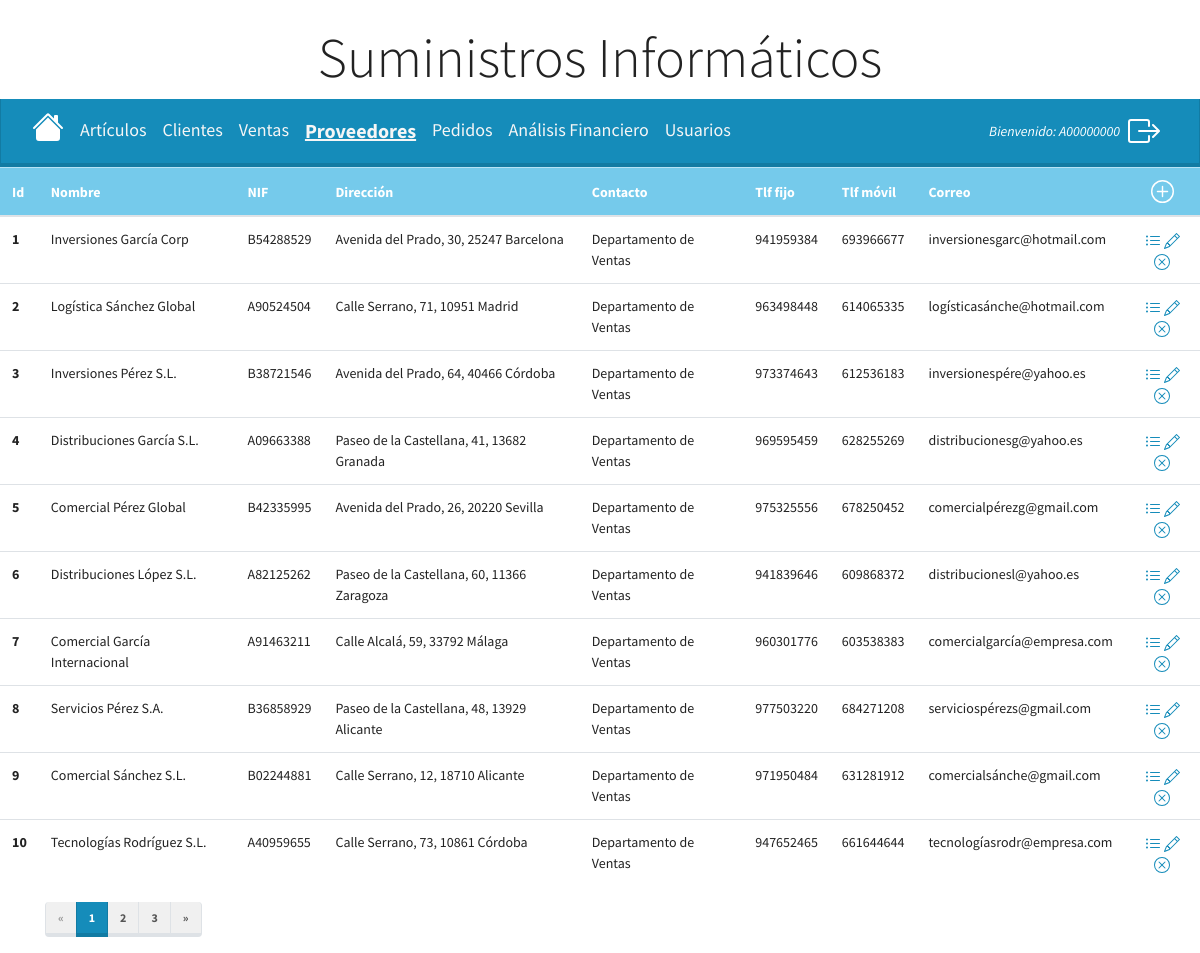
The app's page /protected_admin/proveedores (signed in) with its own data.
### models.py (models this page shows, shortened)
class User(db.Base, UserMixin):
    __tablename__ = 'usuario'
    __table_args__ = {'sqlite_autoincrement': True}
    id = Column(Integer, primary_key=True)  # establecemos el id como Primary Key
    username = Column(String(10), unique=True, nullable=False)
    password = Column(String(128), nullable=False)
    type_user = Column(Boolean, default=False) #False = cliente / True = administrador

class Proveedor(db.Base):
    __tablename__ = 'proveedor'
    __table_args__ = {'sqlite_autoincrement': True}
    id_proveedor = Column(Integer, primary_key=True) #establecemos el id como Primary Key
    nombre = Column(String(128))
    nif = Column(String(16), unique=True) # Sólo puede haber un proveedor con el mismo NIF
    direccion = Column(String(128))
    contacto = Column(String(64))
    tlf_fijo = Column(String(32))
    tlf_movil = Column(String(32))
    correo = Column(String(64))
    rel_proveedor_articulo = relationship('Articulo', backref='rel_articulo_proveedor')
    rel_pedido = relationship('Pedido', backref='rel_proveedor')

### main.py (the view)
@app.route('/protected_admin/proveedores', methods=['GET'], defaults={'page':1, 'per_page':15})
@app.route('/protected_admin/proveedores?page=<int:page>?per_page=<int:per_page>')
@login_required
@admin_required # Vista protegida que solo se puede acceder con autenticación de administrador
def proveedor(page, per_page):
    lista_proveedores = db.session.query(Proveedor).all() # extraemos todos los proveedores de la base de datos
    total = len(lista_proveedores)
    page, per_page, offset = get_page_args() # método para extraer los parámetros de paginación de una URL
    pagination_items = lista_proveedores[offset:offset+per_page]
    pagination = Pagination(page=page, total=total, per_page=per_page)
    return render_template('proveedores.html', lista_proveedores=pagination_items,
                           pagination=pagination)

### functions.py (called while the page is built)
def admin_required(f): # recibe como parámetro una función 'f' que será la función a proteger
    @wraps(f)
    def decorated_function(*args, **kwargs): # verificamos si el usuario está autentificado
        if not current_user.is_authenticated or not current_user.type_user:
            flash('Acceso denegado. Solo los administradores pueden acceder a la ruta introducida.',
                  'danger')
            return redirect(url_for('protected'))
        return f(*args, **kwargs) # si el usuario está logueado y es administrador ejecuta la función 'f'
    return decorated_function

### main.py (called while the page is built)
@login_manager.user_loader
def load_user(user_id):
    return db.session.get(User, user_id)

### templates/proveedores.html (shortened to what this page needs)
<!DOCTYPE html>
<html lang="en">
<head>
    <link rel="stylesheet" href="{{ url_for('static', filename='main.css')}}">
    <link rel="stylesheet" href="https://cdn.jsdelivr.net/npm/bootswatch@4.5.2/dist/lumen/bootstrap.min.css"
>
</head>
<body>
    <h1 class="display-4 text-center mt-4">Suministros Informáticos</h1>
    <nav class="navbar navbar-expand-lg bg-primary" data-bs-theme="dark">
        <div class="container-fluid">
            <a href="/protected_admin" title="Inicio">
            </a>
            <div class="collapse navbar-collapse" id="navbarColor01">
                <ul class="navbar-nav me-auto">
                    <li class="nav-item">
                        <a style="font-size: 18px;" class="nav-link text-light"
                           href="/protected_admin/articulos?page=1">Artículos</a>
                    </li>
                    <li class="nav-item">
                        <a style="font-size: 18px;" class="nav-link text-light"
                           href="/protected_admin/clientes?page=1">Clientes</a>
                    </li>
                    <li class="nav-item">
                        <a style="font-size: 18px;" class="nav-link text-light"
                           href="/protected_admin/ventas?page=1">Ventas</a>
                    </li>
                    <li class="nav-item">
                        <a style="font-size: 20px;" class="nav-link text-light  text-bold-underline"
                           href="/protected_admin/proveedores?page=1">Proveedores</a>
                    </li>
                    <li class="nav-item">
                        <a style="font-size: 18px;" class="nav-link text-light"
                           href="/protected_admin/pedidos?page=1">Pedidos</a>
                    </li>
                    <li class="nav-item">
                        <a style="font-size: 18px;" class="nav-link text-light"
                           href="/protected_admin/nuevo_analisis">Análisis Financiero</a>
                    </li>
                    <li class="nav-item">
                        <a style="font-size: 18px;" class="nav-link text-light"
                           href="/protected_admin/usuarios">Usuarios</a>
                    </li>
                </ul>
            </div>
            <div class="navbar-nav ms-auto d-flex align-items-center">
                <div class="navbar-text">
                    <em class="text-white">Bienvenido: {{ current_user.username }}</em>
                </div>
                <a href="/logout" class="nav-link ms-3" title="Cerrar sesión">
                </a>
            </div>
        </div>
    </nav>
    {% block content %}
    <table class="table table-hover">
      <thead>
        <tr class="table-info">
          <th scope="col">Id</th>
          <th scope="col">Nombre</th>
          <th scope="col">NIF</th>
          <th scope="col">Dirección</th>
          <th scope="col">Contacto</th>
          <th scope="col">Tlf fijo</th>
          <th scope="col">Tlf móvil</th>
          <th scope="col">Correo</th>
          <th scope="col" class="text-center">
              <a href="/protected_admin/proveedores/crear_proveedor" title="Añadir nuevo proveedor">
                  <svg xmlns="http://www.w3.org/2000/svg" width="23" height="23" fill="white"
                       class="bi bi-plus-circle" viewBox="0 0 16 16">
                    <path d="M8 15A7 7 0 1 1 8 1a7 7 0 0 1 0 14m0 1A8 8 0 1 0 8 0a8 8 0 0 0 0 16"/>
                    <path d="M8 4a.5.5 0 0 1 .5.5v3h3a.5.5 0 0 1 0 1h-3v3a.5.5 0 0 1-1 0v-3h-3a.5.5 0 0 1 0-1h3v-3A.5.5
                            0 0 1 8 4"/>
                  </svg>
              </a>
          </th>
        </tr>
      </thead>
      <tbody>
        {% for proveedor in lista_proveedores %}
        <tr>
          <th scope="row">{{ proveedor.id_proveedor }}</th>
          <td>{{ proveedor.nombre }}</td>
          <td>{{ proveedor.nif }}</td>
          <td>{{ proveedor.direccion }}</td>
          <td>{{ proveedor.contacto }}</td>
          <td>{{ proveedor.tlf_fijo }}</td>
          <td>{{ proveedor.tlf_movil }}</td>
          <td>{{ proveedor.correo }}</td>
          <td class="text-center">
              <a href="/protected_admin/proveedores/detalle_proveedor/{{proveedor.id_proveedor}}"
                 title="Productos asociados al proveedor">
              </a>
              <a href="/protected_admin/proveedores/editar_proveedor/{{proveedor.id_proveedor}}" title="Editar proveedor">
              </a>
              <a href="/protected_admin/proveedor/confirmar_eliminar/{{proveedor.id_proveedor}}"
                 title="Eliminar proveedor">
              </a>
          </td>
        </tr>
        {% endfor %}
      </tbody>
    </table>
    <div class="container">
        <div class="mt-3">
            {{ pagination.links }}
        </div>
    </div>
    {% endblock %}
</body>
</html>

### static/main.css (style rules this page uses)
.text-bold-underline { font-weight: bold; text-decoration: underline; }
.text-light { color: #FFFFFF; }
.text-center { text-align: center; }

### records on screen
User: username "A00000000"
Proveedor: id_proveedor "1", nombre "Inversiones García Corp", nif "B54288529", direccion "Avenida del Prado, 30, 25247 Barcelona", contacto "Departamento de Ventas", tlf_fijo "941959384", tlf_movil "693966677", correo "inversionesgarc@hotmail.com"
Proveedor: id_proveedor "2", nombre "Logística Sánchez Global", nif "A90524504", direccion "Calle Serrano, 71, 10951 Madrid", contacto "Departamento de Ventas", tlf_fijo "963498448", tlf_movil "614065335", correo "logísticasánche@hotmail.com"
Proveedor: id_proveedor "3", nombre "Inversiones Pérez S.L.", nif "B38721546", direccion "Avenida del Prado, 64, 40466 Córdoba", contacto "Departamento de Ventas", tlf_fijo "973374643", tlf_movil "612536183", correo "inversionespére@yahoo.es"
Proveedor: id_proveedor "4", nombre "Distribuciones García S.L.", nif "A09663388", direccion "Paseo de la Castellana, 41, 13682 Granada", contacto "Departamento de Ventas", tlf_fijo "969595459", tlf_movil "628255269", correo "distribucionesg@yahoo.es"
Proveedor: id_proveedor "5", nombre "Comercial Pérez Global", nif "B42335995", direccion "Avenida del Prado, 26, 20220 Sevilla", contacto "Departamento de Ventas", tlf_fijo "975325556", tlf_movil "678250452", correo "comercialpérezg@gmail.com"
Proveedor: id_proveedor "6", nombre "Distribuciones López S.L.", nif "A82125262", direccion "Paseo de la Castellana, 60, 11366 Zaragoza", contacto "Departamento de Ventas", tlf_fijo "941839646", tlf_movil "609868372", correo "distribucionesl@yahoo.es"
Proveedor: id_proveedor "7", nombre "Comercial García Internacional", nif "A91463211", direccion "Calle Alcalá, 59, 33792 Málaga", contacto "Departamento de Ventas", tlf_fijo "960301776", tlf_movil "603538383", correo "comercialgarcía@empresa.com"
Proveedor: id_proveedor "8", nombre "Servicios Pérez S.A.", nif "B36858929", direccion "Paseo de la Castellana, 48, 13929 Alicante", contacto "Departamento de Ventas", tlf_fijo "977503220", tlf_movil "684271208", correo "serviciospérezs@gmail.com"
Proveedor: id_proveedor "9", nombre "Comercial Sánchez S.L.", nif "B02244881", direccion "Calle Serrano, 12, 18710 Alicante", contacto "Departamento de Ventas", tlf_fijo "971950484", tlf_movil "631281912", correo "comercialsánche@gmail.com"
Proveedor: id_proveedor "10", nombre "Tecnologías Rodríguez S.L.", nif "A40959655", direccion "Calle Serrano, 73, 10861 Córdoba", contacto "Departamento de Ventas", tlf_fijo "947652465", tlf_movil "661644644", correo "tecnologíasrodr@empresa.com"

### other values on screen
{{ pagination.links }} "« 1 2 3 »"
